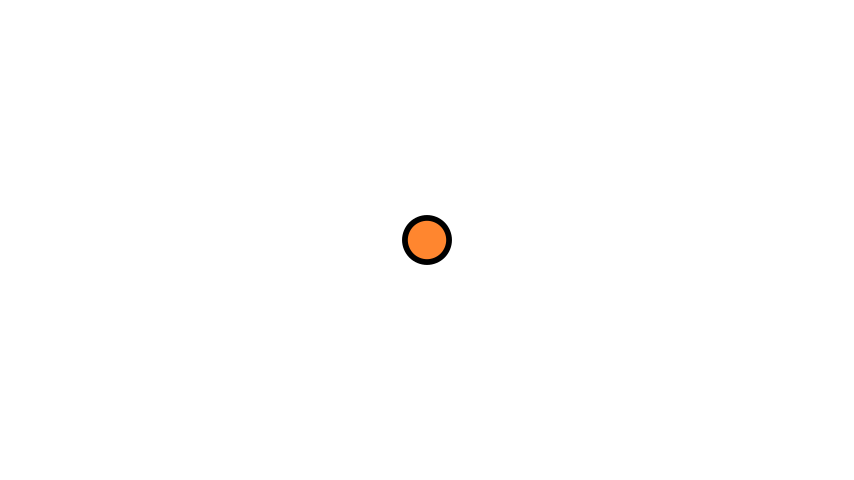

Python code for this plot:
from manim import *

class Annotate2(Scene):
    def construct(self):
        sourunding_dot = Dot().scale(1.3).set_fill(color=BLACK).set_z_index(-1)
        innerdot = Dot().set_color(ORANGE)
        annotation_dot= VGroup(sourunding_dot,innerdot).scale(4)
        self.add(annotation_dot)
        self.wait()


from pathlib import Path
if __name__ == "__main__":
    script = f"{Path(__file__).resolve()}"
    os.system(f"manim  -l --custom_folders -s -p -c 'WHITE' --config_file 'my_config.cfg' " + script )
